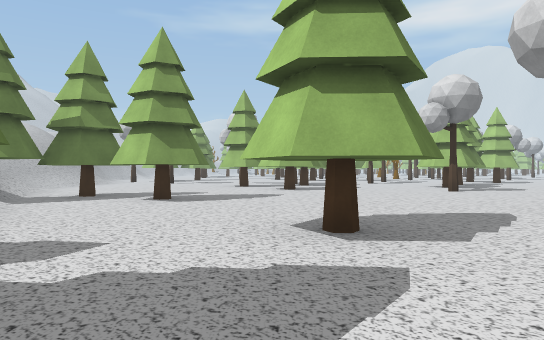
View 1 (above)

24 first-person views from a walk through a scene from a Unity 3-D project. The camera is 1.2 m above the floor, looks level and sees 70° across. The floor is counted in squares, 2 m on a side. Each view is taken from the middle of a square. On the plan, view 1 faces up. The plan holds only what a view shows up to about 11 squares ahead; the rest is blank. The place goes on beyond the plan. The player character is not drawn. Some surface patterns are stand-ins.

View 2
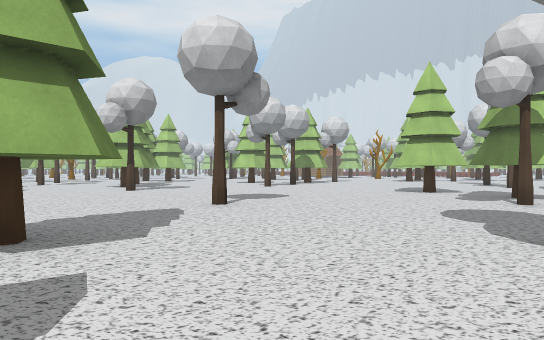

View 3
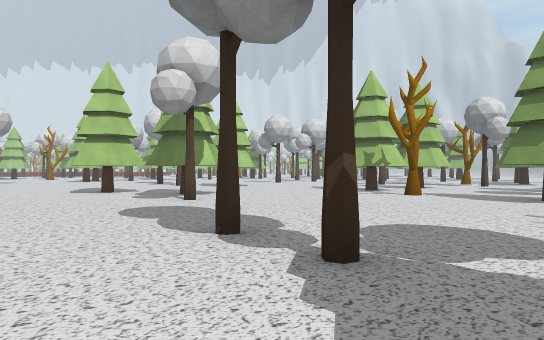

View 4
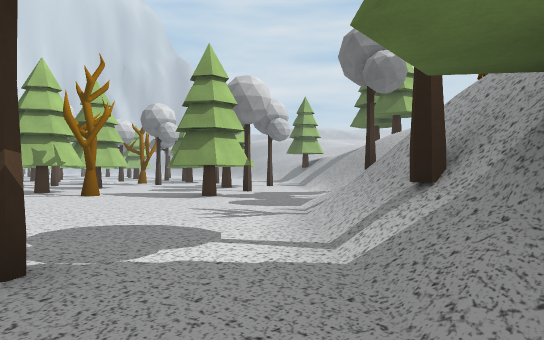

View 5
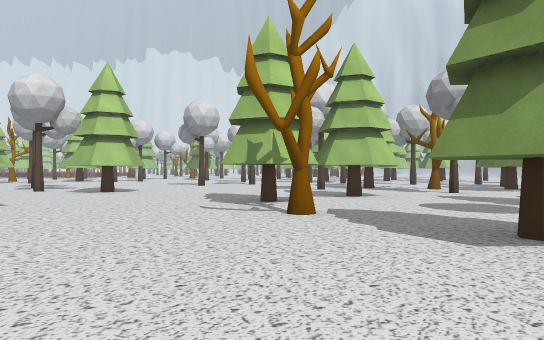

View 6
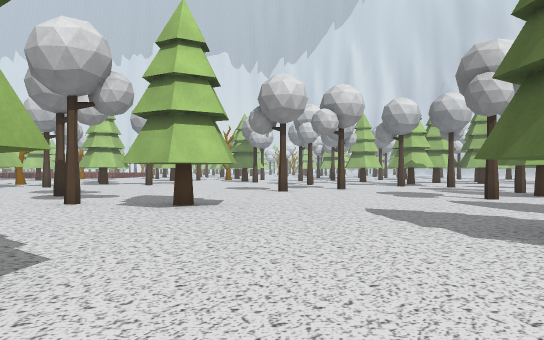

View 7
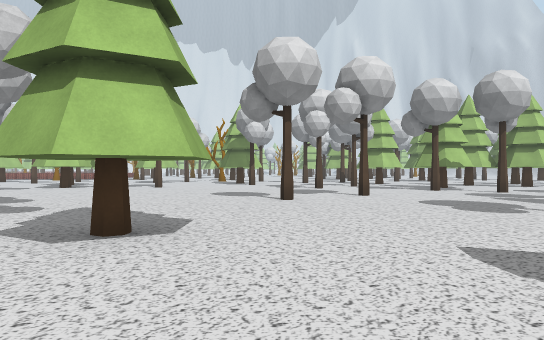

View 8
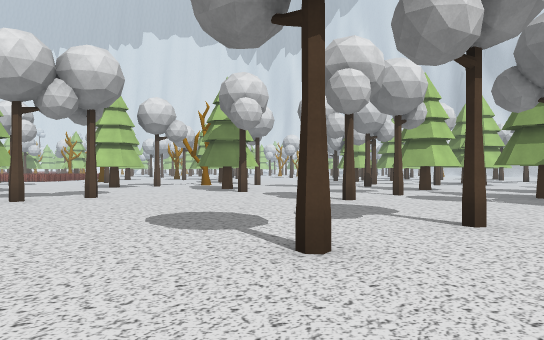

View 9
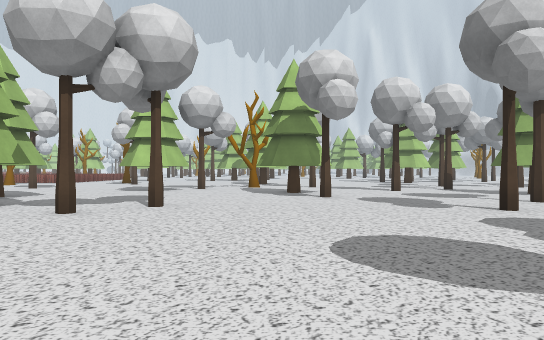

View 10
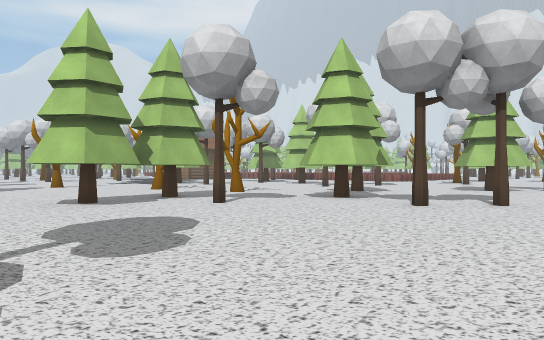

View 11
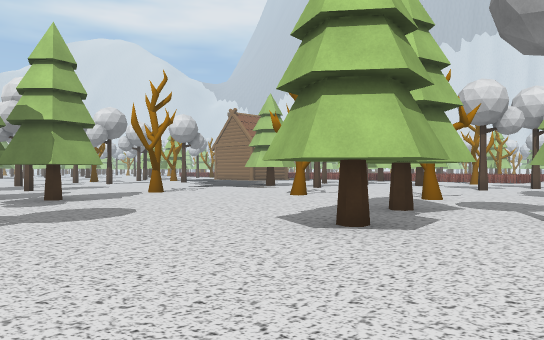

View 12
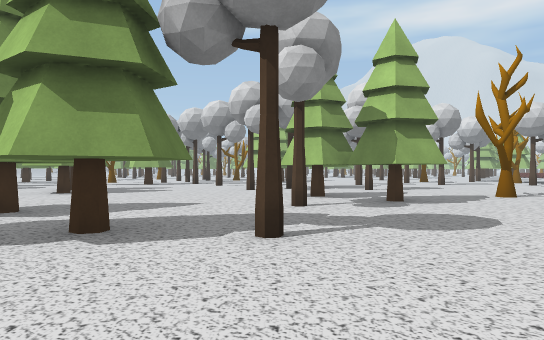

View 13
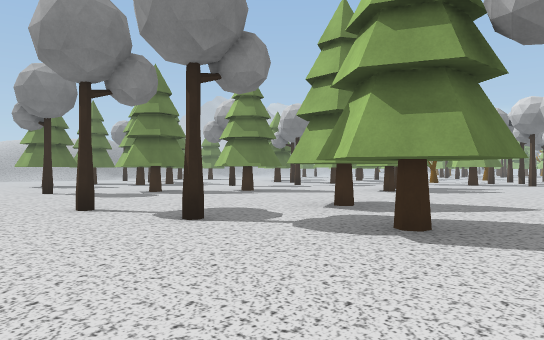

View 14
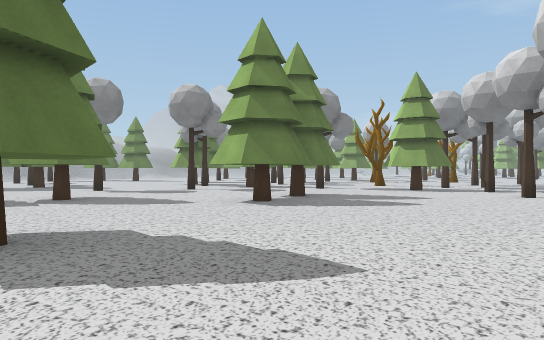

View 15
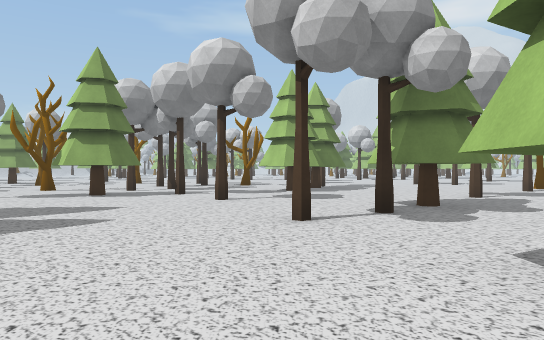

View 16
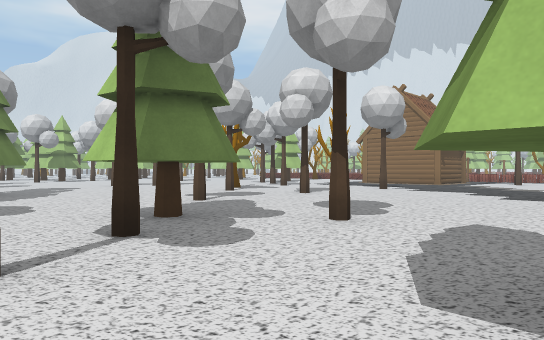

View 17
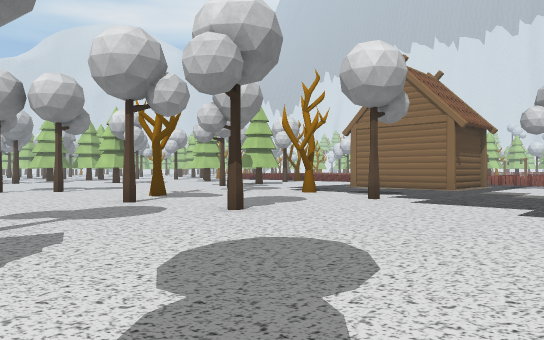

View 18
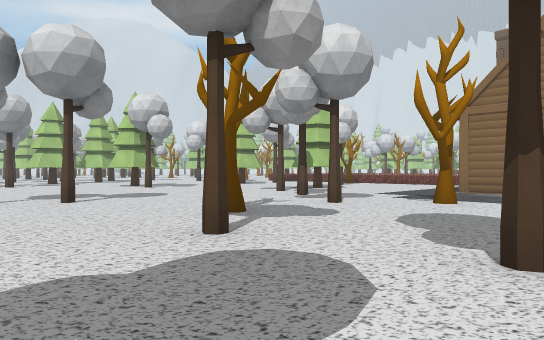

View 19
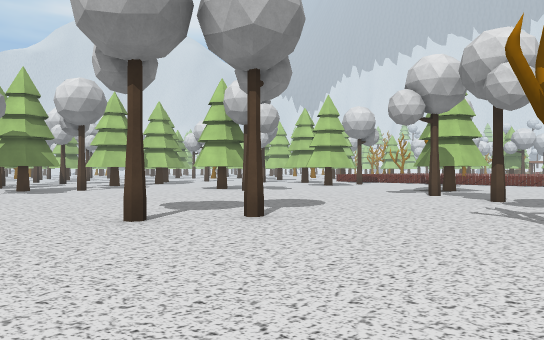

View 20
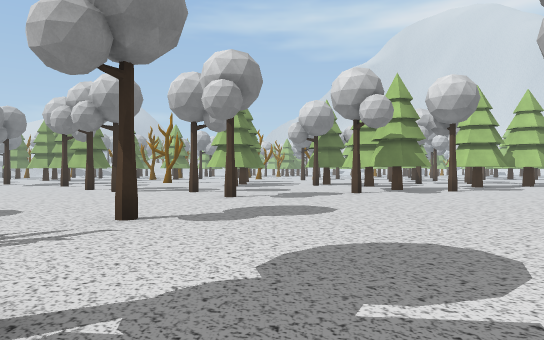

View 21
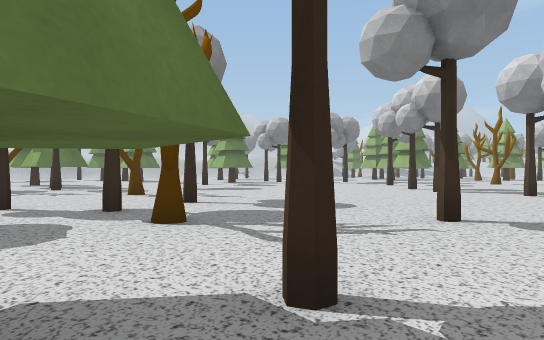

View 22
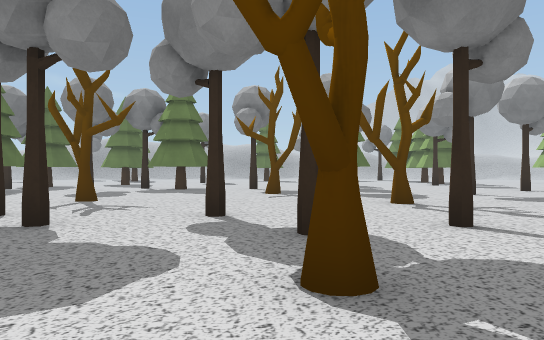

View 23
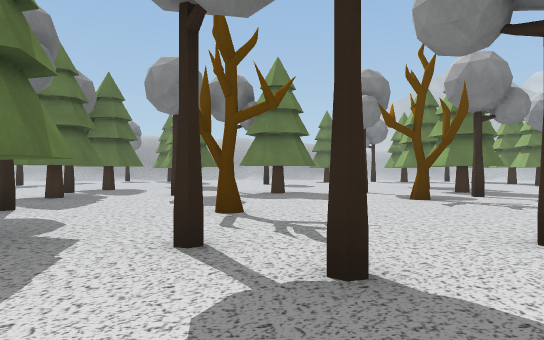

View 24
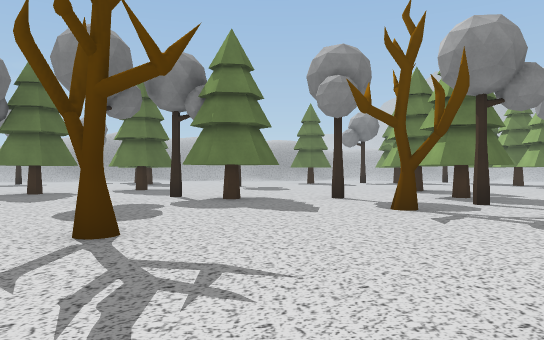

### Floor plan
Key: @ floor where view 1 was taken; # wall or solid block; x gap in a wall; . floor; / step, stairs or slope; = window, fence, low wall or low ledge; ^ raised ledge; O other object.
Columns run from 5 left of view 1 to 31 right of it. Each row starts with its distance up from view 1.
 39                 ...O.O.....#O..
 38                 .........O.....
 37           O.     .....O........
 36           ....   ..............O
 35       ..  ..O....................
 34       ............................
 33        . #...........O.............
 32       #x#^O...O..O.................#
 31       ....................OO.....O.##
 30       .....O.....O.O.................
 29       ...O......O.... O.........O....
 28       ...#........... #......O.......
 27       .. #.......O.. ##........O....
 26       ..O#...O..O...##.....O....O...O
 25       #...O....##.O.................O
 24       #........##.......O...O.......O
 23        ##.##.O.....O...........O....O
 22       .##O##. ........##.............
 21       .....   ........O#.............
 20         ..  ...##...O...O.........
 19            ....##................
 18           .....##............
 17          O............# ..O.
 16          ...##........###....
 15          ...##.......O.##.....
 14             #....##............
 13            ##....###........O...
 12         ...........##O..........
 11 ..........O......O.##............O
 10 ...............O........####.O.....
  9  #. ....................####...# ..
  8 ####..........    ........O....##..
  7 #................    ........##....
  6  ................    .............#
  5  /.......O.....##   ..O.....O.....##
  4   ...##........##...O........O.....O
  3    ..##.......##...................
  2    ..........O##...##............#
  1     #..............##...........O#
  0      @..OO..............O..........
 -1      ..............................
 -2      ##.........##.......O...O....O
 -3      /O=......O.##............O....
 -4       /=/.......###.............##.
 -5       O///..##...##..O.....O.##.##
 -6           ..# .......## ..O. # ..
 -7          O/..O.......  O. ..

Positions as (right, up) in squares from view 1, and headings:
1: (0, 0), facing up
2: (0, 0), facing up-right
3: (0, 0), facing right
4: (0, 0), facing down-right
5: (4, -3), facing right
6: (8, 0), facing right
7: (11, 0), facing right
8: (16, 0), facing right
9: (18, 2), facing right
10: (17, 2), facing up-right
11: (16, 7), facing up-right
12: (16, 8), facing up
13: (16, 8), facing up-left
14: (16, 13), facing up-left
15: (15, 15), facing up
16: (15, 17), facing up-right
17: (19, 19), facing up-right
18: (20, 23), facing up-right
19: (19, 27), facing up-right
20: (18, 28), facing up
21: (18, 28), facing up-left
22: (16, 30), facing left
23: (14, 27), facing left
24: (12, 28), facing left
